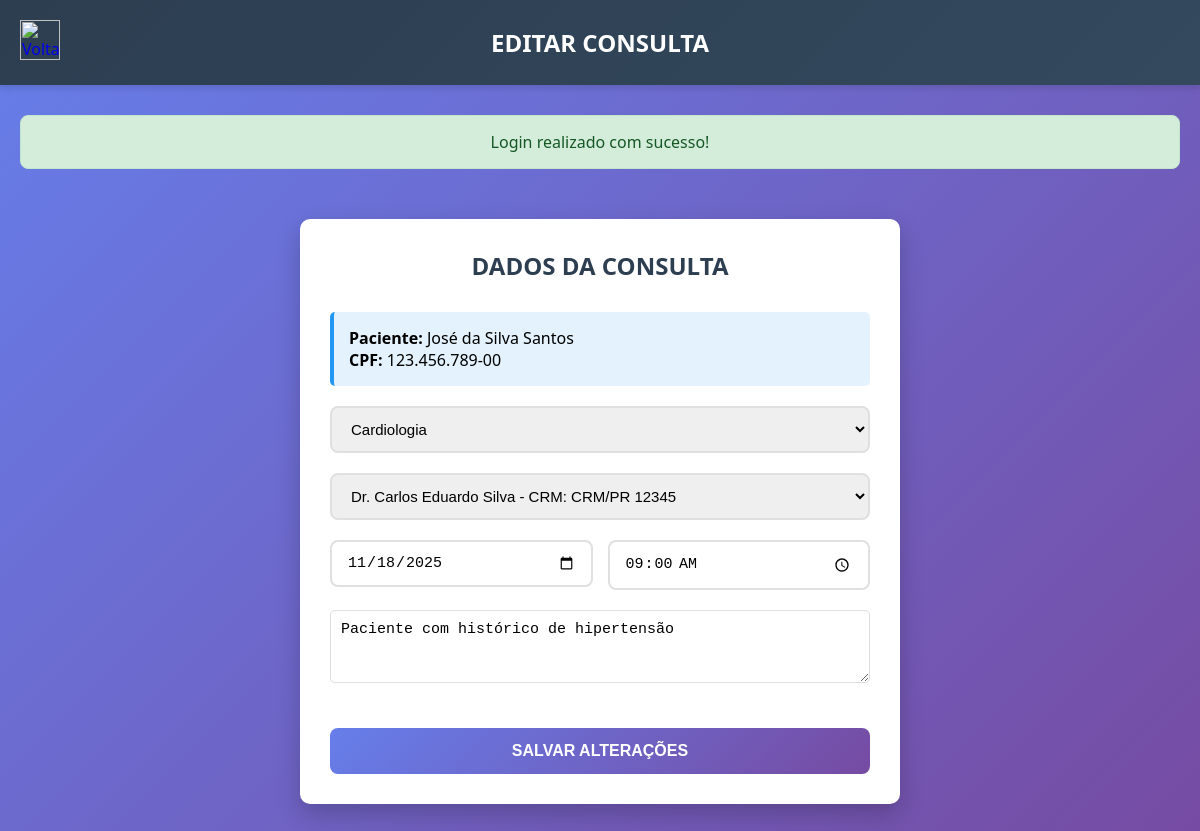
The app's page /php/editar_consulta.php?id=1 (signed in) with its own data.
### tables this page shows
CREATE TABLE IF NOT EXISTS Consultas (
    Id_consulta INT AUTO_INCREMENT PRIMARY KEY,
    Id_paciente INT NOT NULL,
    Cod_especialidade INT NOT NULL,
    Id_medico INT,
    Data_consulta DATE NOT NULL,
    Hora_consulta TIME NOT NULL,
    Status ENUM('Agendada', 'Realizada', 'Cancelada') DEFAULT 'Agendada',
    Observacoes TEXT,
    Data_agendamento TIMESTAMP DEFAULT CURRENT_TIMESTAMP,
    Usuario_agendamento VARCHAR(50),
    FOREIGN KEY (Id_paciente) REFERENCES Pacientes(Id_paciente) ON DELETE CASCADE,
    FOREIGN KEY (Cod_especialidade) REFERENCES Especialidade(Cod_especialidade) ON DELETE RESTRICT,
    FOREIGN KEY (Id_medico) REFERENCES Medicos(Id_medico) ON DELETE SET NULL,
    UNIQUE KEY unique_horario (Data_consulta, Hora_consulta, Id_medico),
    INDEX idx_data (Data_consulta),
    INDEX idx_paciente (Id_paciente),
    INDEX idx_medico (Id_medico),
    INDEX idx_status (Status),
    INDEX idx_data_hora (Data_consulta, Hora_consulta)
);

CREATE TABLE IF NOT EXISTS Pacientes (
    Id_paciente INT AUTO_INCREMENT PRIMARY KEY,
    Nome VARCHAR(100) NOT NULL,
    Cpf VARCHAR(14) UNIQUE NOT NULL,
    Data_nascimento DATE NOT NULL,
    Telefone VARCHAR(15),
    Email VARCHAR(100),
    Endereco VARCHAR(200),
    Data_cadastro TIMESTAMP DEFAULT CURRENT_TIMESTAMP,
    INDEX idx_cpf (Cpf),
    INDEX idx_nome (Nome)
);

### php/functions.php (called while the page is built, shortened)
<?php
function getMensagem() {
    if (isset($_SESSION['mensagem'])) {
        $mensagem = $_SESSION['mensagem'];
        return $mensagem;
    }
    return null;
}
?>

### php/editar_consulta.php (the view, shortened to what this page needs)
<?php
require_once("../php/conexao.php");
require_once("../php/functions.php");
$id = (int)$_GET['id'];
try {
    $stmt = $conexao->prepare("SELECT c.*, p.Nome as Nome_paciente, p.Cpf
                               FROM Consultas c
                               INNER JOIN Pacientes p ON c.Id_paciente = p.Id_paciente
                               WHERE c.Id_consulta = :id");
    $stmt->bindParam(':id', $id, PDO::PARAM_INT);
    $stmt->execute();
    $consulta = $stmt->fetch();
} catch(PDOException $e) {
    error_log("Erro ao buscar consulta: " . $e->getMessage());
    setMensagem('erro', 'Erro ao buscar consulta!');
    header("Location: ../php/listar_consulta.php");
    exit();
}
?>
<!DOCTYPE html>
<html lang="pt-BR">
<head>
    <link rel="stylesheet" href="../css/style_sistem.css">
</head>
<body>
    <div class="navbar">
        <div class="navbar-menu">
            <a href="../php/listar_consulta.php">
                <img id="logout-img" title="Voltar" src="../../img/seta-voltar.png">
            </a>
            <h1>EDITAR CONSULTA</h1>
        </div>
    </div>
    <div class="main">
        <?php
        $mensagem = getMensagem();
        if ($mensagem):
        ?>
        <div class="mensagem <?php echo $mensagem['tipo']; ?>">
            <?php echo $mensagem['texto']; ?>
        </div>
        <?php endif; ?>
        <form action="../php/editar_process_consulta.php" method="POST">
            <div class="container2">
                <h2>DADOS DA CONSULTA</h2>
                <div class="info-box">
                    <strong>Paciente:</strong> <?php echo htmlspecialchars($consulta['Nome_paciente']); ?><br>
                    <strong>CPF:</strong> <?php echo htmlspecialchars($consulta['Cpf']); ?>
                </div>
                <div class="input-container">
                    <select name="especialidade" required id="especialidade">
                        <?php
                        try {
                            $stmt = $conexao->query("SELECT * FROM Especialidade WHERE Ativo = 1 ORDER BY Nome_especialidade");
                            while ($row = $stmt->fetch()) {
                                $selected = ($row['Cod_especialidade'] == $consulta['Cod_especialidade']) ? 'selected' : '';
                                echo "<option value='{$row['Cod_especialidade']}' $selected>{$row['Nome_especialidade']}</option>";
                            }
                        } catch(PDOException $e) {
                            error_log("Erro ao listar especialidades: " . $e->getMessage());
                        }
                        ?>
                    </select>
                </div>
                <div class="input-container">
                    <select name="medico" required id="medico">
                        <?php
                        try {
                            $stmt = $conexao->prepare("SELECT Id_medico, Nome, Crm FROM Medicos
                                                       WHERE Cod_especialidade = :esp AND Ativo = 1 ORDER BY Nome");
                            $stmt->bindParam(':esp', $consulta['Cod_especialidade'], PDO::PARAM_INT);
                            $stmt->execute();
                            while ($row = $stmt->fetch()) {
                                $selected = ($row['Id_medico'] == $consulta['Id_medico']) ? 'selected' : '';
                                echo "<option value='{$row['Id_medico']}' $selected>{$row['Nome']} - CRM: {$row['Crm']}</option>";
                            }
                        } catch(PDOException $e) {
                            error_log("Erro ao listar médicos: " . $e->getMessage());
                        }
                        ?>
                    </select>
                </div>
                <div class="input-row">
                    <div class="input-container half-width">
                        <input type="date" name="data" required min="<?php echo date('Y-m-d'); ?>" value="<?php echo $consulta['Data_consulta']; ?>">
                    </div>
                    <div class="input-container half-width">
                        <input type="time" name="hora" required min="08:00" max="18:00" step="1800" value="<?php echo $consulta['Hora_consulta']; ?>">
                    </div>
                </div>
                <div class="input-container">
                    <textarea name="observacoes" placeholder="Observações (opcional)" rows="3" style="width: 100%; padding: 10px; border: 1px solid #ddd; border-radius: 5px;"><?php echo htmlspecialchars($consulta['Observacoes']); ?></textarea>
                </div>
                <button class="submit-button" type="submit">SALVAR ALTERAÇÕES</button>
            </div>
        </form>
    </div>
</body>
</html>

### css/style_sistem.css (style rules this page uses)
* { margin: 0; padding: 0; box-sizing: border-box; }
body { font-family: 'Segoe UI', Tahoma, Geneva, Verdana, sans-serif; background: linear-gradient(135deg, #667eea 0%, #764ba2 100%); min-height: 100vh; }
.navbar { background: linear-gradient(135deg, #2c3e50 0%, #34495e 100%); padding: 20px; box-shadow: 0 4px 6px rgba(0, 0, 0, 0.1); }
.navbar-menu { display: flex; align-items: center; justify-content: space-between; max-width: 1400px; margin: 0 auto; gap: 20px; }
.navbar h1 { color: white; font-size: 24px; text-align: center; flex: 1; }
.navbar img { width: 40px; height: 40px; cursor: pointer; transition: transform 0.3s ease; }
.main { max-width: 1400px; margin: 30px auto; padding: 0 20px; }
.container2 { background: white; padding: 40px; border-radius: 15px; box-shadow: 0 10px 25px rgba(0, 0, 0, 0.2); margin-bottom: 30px; }
.container2 h2 { color: #2c3e50; margin-bottom: 30px; font-size: 24px; text-align: center; }
.input-container { margin-bottom: 20px; }
.input-container input, .input-container select, .input-container textarea { width: 100%; padding: 12px 15px; border: 2px solid #e0e0e0; border-radius: 8px; font-size: 15px; transition: all 0.3s ease; outline: none; }
.input-row { display: flex; gap: 15px; }
.input-container.half-width { flex: 1; }
.submit-button { width: 100%; padding: 14px; background: linear-gradient(135deg, #667eea 0%, #764ba2 100%); color: white; border: none; border-radius: 8px; font-size: 16px; font-weight: 600; cursor: pointer; transition: all 0.3s ease; margin-top: 20px; }
.mensagem { max-width: 1400px; margin: 20px auto; padding: 15px 20px; border-radius: 8px; text-align: center; font-weight: 500; animation: slideDown 0.3s ease; }
.mensagem.sucesso { background-color: #d4edda; color: #155724; border: 1px solid #c3e6cb; }

### php/editar_consulta.php (style rules this page uses)
.container2 { text-align: center; margin: 50px auto; max-width: 600px; background: white; padding: 30px; border-radius: 10px; }
.input-row { display: flex; gap: 15px; }
.input-container.half-width { flex: 1; }
.info-box { background-color: #e3f2fd; padding: 15px; border-radius: 5px; margin-bottom: 20px; border-left: 4px solid #2196f3; text-align: left; }

### records on screen
consultas: Id_paciente.Nome "José da Silva Santos", Id_paciente.Cpf "123.456.789-00", data "11/18/2025", hora "09:00:00", observacoes "Paciente com histórico de hipertensão"

### other values on screen
$mensagem['texto'] "Login realizado com sucesso!"
form field especialidade "Cardiologia"
form field medico "Dr. Carlos Eduardo Silva - CRM: CRM/PR 12345"
